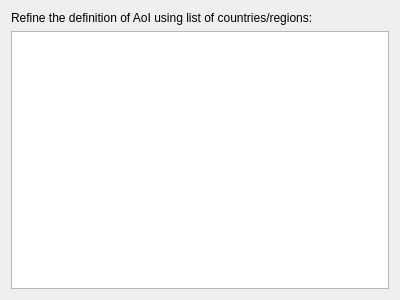
<?xml version="1.0" encoding="UTF-8"?>
<ui version="4.0">
 <class>Page3_2</class>
 <widget class="QWizardPage" name="Page3_2">
  <property name="geometry">
   <rect>
    <x>0</x>
    <y>0</y>
    <width>400</width>
    <height>300</height>
   </rect>
  </property>
  <property name="windowTitle">
   <string>WizardPage</string>
  </property>
  <property name="title">
   <string>Initiation and Planning</string>
  </property>
  <property name="subTitle">
   <string>Initial Project Planning</string>
  </property>
  <layout class="QVBoxLayout" name="verticalLayout">
   <item>
    <widget class="QLabel" name="label_2">
     <property name="text">
      <string>&lt;html&gt;&lt;head/&gt;&lt;body&gt;&lt;p&gt;Refine the definition of AoI using list of countries/regions:&lt;/p&gt;&lt;/body&gt;&lt;/html&gt;</string>
     </property>
     <property name="wordWrap">
      <bool>true</bool>
     </property>
    </widget>
   </item>
   <item>
    <widget class="QListView" name="listCountries">
     <property name="editTriggers">
      <set>QAbstractItemView::NoEditTriggers</set>
     </property>
     <property name="alternatingRowColors">
      <bool>true</bool>
     </property>
     <property name="selectionMode">
      <enum>QAbstractItemView::MultiSelection</enum>
     </property>
     <property name="selectionBehavior">
      <enum>QAbstractItemView::SelectRows</enum>
     </property>
     <property name="wordWrap">
      <bool>true</bool>
     </property>
     <property name="selectionRectVisible">
      <bool>false</bool>
     </property>
    </widget>
   </item>
  </layout>
 </widget>
 <resources/>
 <connections/>
</ui>
